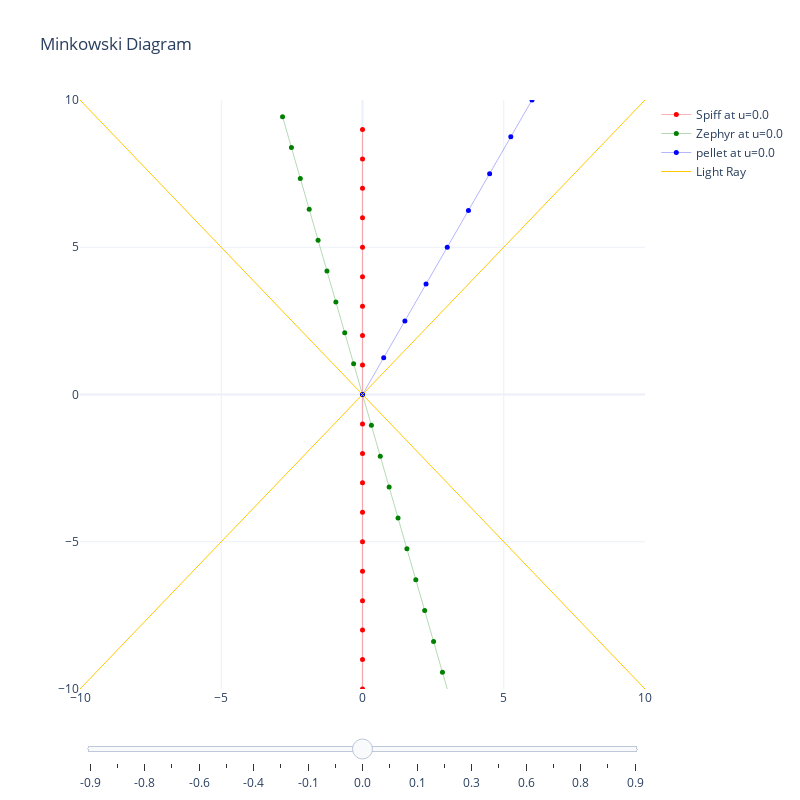

Notebook source saved alongside this figure:
### Markdown cell above
# Spiff shoots a pellet

In this imagined problem, Spaceman Spiff (yes, from Calvin and Hobbes) shoots a pellet from a railgun to a target at the front of his spaceship, which is traveling at 0.7c relative to Zephyr, who is observing the target practice.

What do the world lines for Spiff, Zephyr and the pellet look like on a Minkowsky space-time diagram?

### Code cell
import plotly.graph_objects as go
import plotly.io as pio
from MinkowskiPlot import *
pio.templates.default="plotly_white"

plot = MinkowsiPlot()

spiff = Actor("Spiff",0.,0.,'red')
zephyr = Actor("Zephyr",-0.3,0.,'green')
pellet = Actor("pellet",0.6,0.,'blue')
pellet.PositiveOnly=True

plot.add_actor(spiff)
plot.add_actor(zephyr)
plot.add_actor(pellet)

fig = plot.make_figure()

fig.show()
